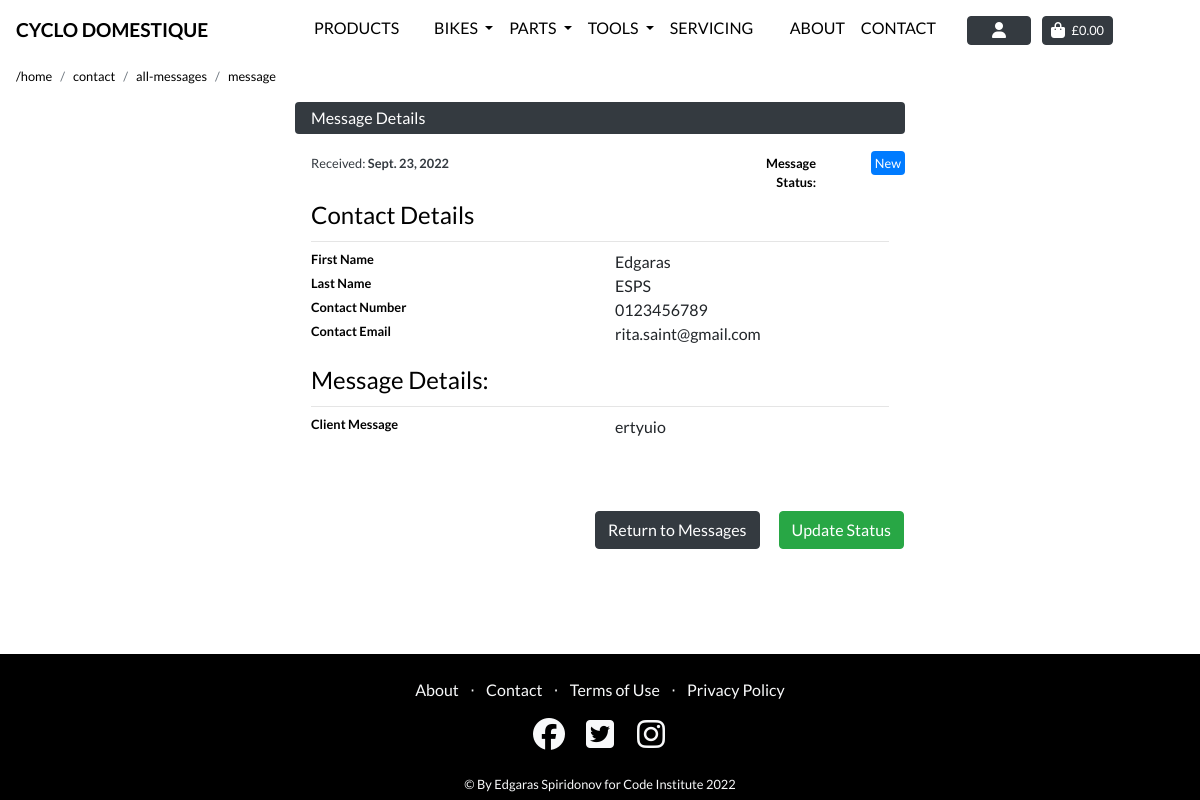
/contact/message/14/ (signed in), run on the app's committed database.
### contact/models.py (models this page shows)
class ContactForm(models.Model):
    subject_type = models.CharField(max_length=100, null=True, blank=False)
    first_name = models.CharField(max_length=50, null=True, blank=True)
    last_name = models.CharField(max_length=50, null=True, blank=True)
    contact_number = models.CharField(max_length=20, null=True, blank=True)
    email_address = models.EmailField(max_length=50, null=True, blank=False)
    message = models.TextField(max_length=1000, null=True, blank=True)
    received_date = models.DateField(auto_now_add=True)
    status = models.IntegerField(choices=STATUS, default=0)
    def __str__(self):
        return self.email_address
    class Meta:
        ordering = ['-received_date']

### contact/views.py (the view, shortened to what this page needs)
# urls.py: path('message/<int:pk>/', views.view_message, name='view_message'),
@login_required
def view_message(request, pk):
    message = get_object_or_404(ContactForm, pk=pk)
    categories = None
    sort = None
    direction = None
    current_sorting = f'{sort}_{direction}'
    template = 'contact/view_contact_message.html'
    context = {
        'message': message,
        'current_categories': categories,
        'current_sorting': current_sorting,
        'on_inventory_page': True,
    }
    return render(request, template, context)

### contact/templates/contact/view_contact_message.html (shortened to what this page needs)
{% extends "base.html" %}
{% load static %}
{% block extra_css %}
    <link rel="stylesheet" href="{% static 'checkout/css/checkout.css' %}">
    <link rel="stylesheet" href="{% static 'css/page_navbar.css' %}">
{% endblock %}
{% block page_header %}
<div class="header-container header-mobile">
</div>
{% endblock %}
{% block content %}
<div class="ml-3">
    <div class="col-md-12 px-0 mb-1">
        <nav aria-label="breadcrumb">
          <ol class="breadcrumb bg-transparent pl-0 mb-0  small">
            <li class="breadcrumb-item"><a class="text-black text-lowercase" href="/">/home</a></li>
            <li class="breadcrumb-item"><a class="text-black text-lowercase" href="/contact">contact</a></li>
            <li class="breadcrumb-item"><a class="text-black text-lowercase" href="/contact/all-messages">all-messages</a></li>
            <li class="breadcrumb-item"><a class="text-black text-lowercase" href="/contact/all-messages/message">message</a></li>
          </ol>
        </nav>
    </div>
</div>
<div class="container">
    <div class="row">
        <div class="col-2 d-none d-md-block d-lg-block d-xl-block"></div>
        <div class="col-12 col-md-8 ">
            <p class="pl-3 py-1 bg-dark text-white rounded">Message Details</p>
            <div class="row">
                <div class="col-12 col-md-8 small">
                    <p class="pl-3 py-1 text-dark rounded ">Received: <strong>{{ message.received_date }}</strong></p>
                </div>
                <div class="col-12 col-md-4">
                    <div class="row">
                        <div class="col-12 col-md-7 text-right">
                            <p class="mb-0 pl-3 py-1 small text-black  font-weight-bold ">Message Status:</p>
                        </div>
                        <div class="col-12 col-md-5 text-right">
                            <p class="my-0 mx-0 py-1 small ">
                                {% if message.status == 1 %}
                                    <span class="p-1 rounded bg-danger text-white ">Pending</span>
                                {% elif message.status == 2 %}
                                    <span class="p-1 rounded bg-success text-white ">Completed</span>
                                {% else %}
                                    <span class="p-1 rounded btn-primary text-white">New</span>
                                {% endif %}
                            </p>
                        </div>
                    </div>
                </div>
            </div>
            <div class="order-confirmation-wrapper rounded">
                <fieldset class="rounded px-3 mb-3 ">
                    <legend class="fieldset-label text-black  w-auto">Contact Details</legend>
                    <hr class="mt-0 mb-2">
                    <div class="row">
                        <div class="col-12 col-md-6">
                            <p class="mb-0 text-black small font-weight-bold ">First Name</p>
                        </div>
                        <div class="col-12 col-md-6 text-md-left">
                            <p class="mb-0">{{ message.first_name }}</p>
                        </div>
                    </div>
                    <div class="row">
                        <div class="col-12 col-md-6">
                            <p class="mb-0 text-black small font-weight-bold">Last Name</p>
                        </div>
                        <div class="col-12  col-md-6 text-left">
                            <p class="mb-0">{{ message.last_name }}</p>
                        </div>
                    </div>
                    <div class="row">
                        <div class="col-12 col-md-6">
                            <p class="mb-0 text-black small font-weight-bold">Contact Number</p>
                        </div>
                        <div class="col-12  col-md-6 text-left">
                            <p class="mb-0">{{ message.contact_number }}</p>
                        </div>
                    </div>
                    <div class="row">
                        <div class="col-12 col-md-6">
                            <p class="mb-0 text-black small font-weight-bold">Contact Email</p>
                        </div>
                        <div class="col-12  col-md-6 text-left">
                            <p class="mb-0">{{ message.email_address }}</p>
                        </div>
                    </div>
                </fieldset>
                <fieldset class="rounded px-3 mb-3 ">
                    <legend class="fieldset-label text-black  w-auto">Message Details:</legend>
                    <hr class="mt-0 mb-2">
                    <div class="row">
                        <div class="col-12 col-md-6 small font-weight-bold">
                            <p class="mb-0 text-black">Client Message</p>
                        </div>
                        <div class="col-12 col-md-6 text-left">
                            <p class="mb-0">{{ message.message }}</p>
                        </div>
                    </div>
                </fieldset>
            </div>
            <div class="row justify-content-end">
                <div class="text-right mt-5 mb-4 ">
                    <a href="{% url 'site_messages' %}" class="btn btn-dark rounded flex-column my-2 mr-3 ">
                        <span class="">Return to Messages</span></a>
                    <a class="btn btn-success rounded flex-column my-2 mr-3 " href="{% url 'edit_message' pk=message.pk %}">Update Status</a>
                </div>
            </div>
        </div>
        <div class="col-2 d-none d-md-block d-lg-block d-xl-block"></div>
    </div>
</div>
{% include "includes/footer.html" %}
{% endblock %}

### static/css/base.css (style rules this page uses)
html { height: 100%; margin: 0; }
body { padding-bottom: calc(20vh); position: relative; min-height: 100%; font-family: 'Lato'; overflow-x: hidden; }
.text-black { color: black !important; }
@media (min-width: 1200px) { .container { max-width: 80%; } }
.header-container { padding-top: 55px; }
@media (min-width: 991px) { .header-container { padding-top: 55px; } }

### data on the page
ContactForm: received_date "Sept. 23, 2022", first_name "Edgaras", last_name "ESPS", contact_number "0123456789", email_address "rita.saint@gmail.com", message "ertyuio"
